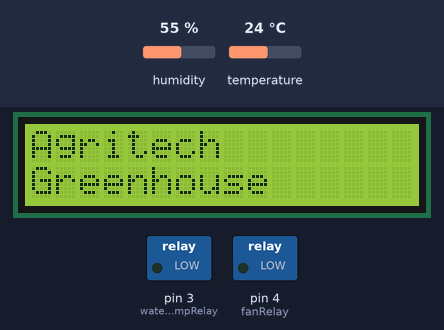
This sketch was run on a simulated Arduino Uno, built with avr-gcc and run on an emulated ATmega328P. Parts: 16×2 character LCD, switched loads named in the sketch (green lamp = pin HIGH). The inputs (shaded band) are chosen by the test bench; at power-on: humidity 55 %, temperature 24 °C. What the sketch prints to the serial monitor is not drawn.

Above: at 0.1 s.
At 2.2 s:
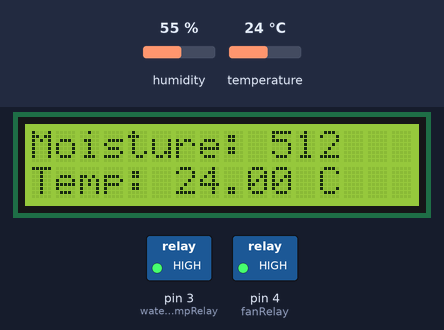
At 5.2 s:
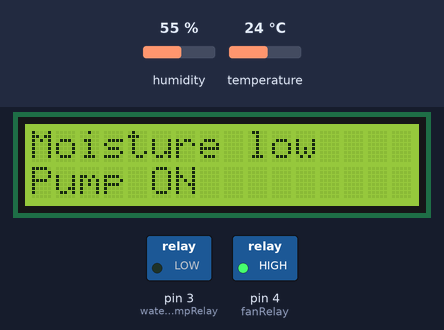
At 7.2 s:
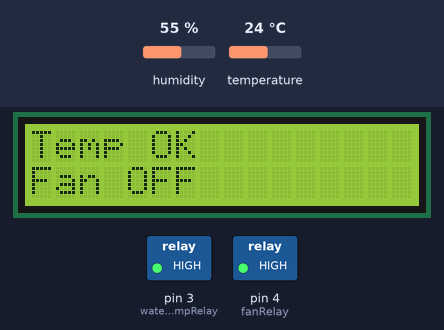
Timing chart, 0 to 8.7 s (numbered marks = the images above):
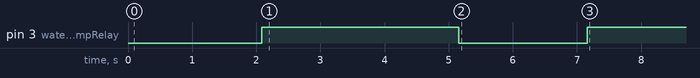

Measured:
- by itself, pin 3 (waterPumpRelay): HIGH → LOW at 5.2 s, → HIGH 2.0 s later
- what the display in image 1 shows lasts 3.1 s, from 2.1 s to 5.2 s
- what the display in image 2 shows lasts 2.0 s, from 5.2 s to 7.2 s

The sketch:

code.ino
```cpp
#include <Wire.h>
#include <LiquidCrystal_I2C.h>
#include <DHT.h>

#define DHTPIN 2
#define DHTTYPE DHT11

DHT dht(DHTPIN, DHTTYPE);

const int moisturePin = A0;
const int waterPumpRelay = 3;
const int fanRelay = 4;

LiquidCrystal_I2C lcd(0x27, 16, 2);

void setup()
{
  Serial.begin(9600);
  dht.begin();
  lcd.init();
  lcd.backlight();

  lcd.setCursor(0, 0);
  lcd.print("Agritech");
  lcd.setCursor(0, 1);
  lcd.print("Greenhouse");
  delay(2000);
  lcd.clear();

  pinMode(moisturePin, INPUT);
  pinMode(waterPumpRelay, OUTPUT);
  pinMode(fanRelay, OUTPUT);

  // Set initial state (relays off)
  digitalWrite(waterPumpRelay, HIGH);
  digitalWrite(fanRelay, HIGH);
}

void loop()
{
  int moistureLevel = analogRead(moisturePin);
  float temp = dht.readTemperature();

  Serial.print("Moisture Level: ");
  Serial.println(moistureLevel);
  Serial.print("Temperature: ");
  Serial.println(temp);

  lcd.setCursor(0, 0);
  lcd.print("Moisture: ");
  lcd.print(moistureLevel);
  lcd.setCursor(0, 1);
  lcd.print("Temp: ");
  lcd.print(temp);
  lcd.print(" C");
  delay(3000);
  lcd.clear();

  // Water pump control
  if (moistureLevel > 400)
  {
    lcd.setCursor(0, 0);
    lcd.print("Moisture low");
    lcd.setCursor(0, 1);
    lcd.print("Pump ON");
    digitalWrite(waterPumpRelay, LOW);
    delay(2000);
    digitalWrite(waterPumpRelay, HIGH);
    lcd.clear();
  }
  else
  {
    lcd.setCursor(0, 0);
    lcd.print("Moisture OK");
    lcd.setCursor(0, 1);
    lcd.print("Pump OFF");
    digitalWrite(waterPumpRelay, HIGH);
    delay(2000);
    lcd.clear();
  }

  // Fan control
  if (temp > 25)
  {
    lcd.setCursor(0, 0);
    lcd.print("Temp High");
    lcd.setCursor(0, 1);
    lcd.print("Fan ON");
    digitalWrite(fanRelay, LOW);
    delay(2000);
    lcd.clear();
  }
  else
  {
    lcd.setCursor(0, 0);
    lcd.print("Temp OK");
    lcd.setCursor(0, 1);
    lcd.print("Fan OFF");
    digitalWrite(fanRelay, HIGH);
    delay(2000);
    lcd.clear();
  }

  delay(40000); // 40 seconds before next reading
}
```
